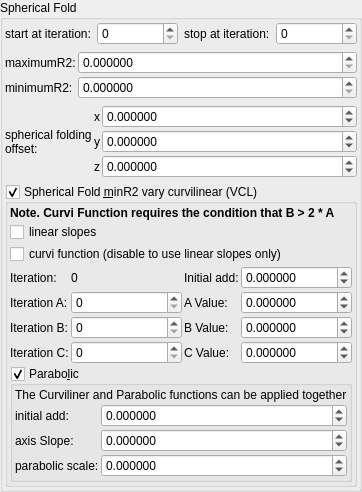
    <widget class="QGroupBox" name="groupBox_2">
     <property name="title">
      <string>Spherical Fold</string>
     </property>
     <layout class="QVBoxLayout" name="verticalLayout_5">
      <property name="leftMargin">
       <number>2</number>
      </property>
      <property name="topMargin">
       <number>2</number>
      </property>
      <property name="rightMargin">
       <number>2</number>
      </property>
      <property name="bottomMargin">
       <number>2</number>
      </property>
      <item>
       <layout class="QHBoxLayout" name="horizontalLayout_29" stretch="0,1,0,1">
        <item>
         <widget class="QLabel" name="label_123">
          <property name="text">
           <string>start at iteration:</string>
          </property>
         </widget>
        </item>
        <item>
         <widget class="MySpinBox" name="spinboxInt_transf_start_iterations_S">
          <property name="sizePolicy">
           <sizepolicy hsizetype="Minimum" vsizetype="Maximum">
            <horstretch>0</horstretch>
            <verstretch>0</verstretch>
           </sizepolicy>
          </property>
          <property name="minimum">
           <number>0</number>
          </property>
          <property name="maximum">
           <number>999</number>
          </property>
          <property name="value">
           <number>0</number>
          </property>
         </widget>
        </item>
        <item>
         <widget class="QLabel" name="label_82">
          <property name="text">
           <string>stop at iteration:</string>
          </property>
         </widget>
        </item>
        <item>
         <widget class="MySpinBox" name="spinboxInt_transf_stop_iterations_S">
          <property name="sizePolicy">
           <sizepolicy hsizetype="Preferred" vsizetype="Maximum">
            <horstretch>0</horstretch>
            <verstretch>0</verstretch>
           </sizepolicy>
          </property>
          <property name="maximum">
           <number>999</number>
          </property>
         </widget>
        </item>
       </layout>
      </item>
      <item>
       <layout class="QGridLayout" name="gridLayout_46" columnstretch="0,1">
        <property name="spacing">
         <number>2</number>
        </property>
        <item row="0" column="1">
         <widget class="MyDoubleSpinBox" name="spinbox_transf_maxR2_1">
          <property name="sizePolicy">
           <sizepolicy hsizetype="Minimum" vsizetype="Maximum">
            <horstretch>0</horstretch>
            <verstretch>0</verstretch>
           </sizepolicy>
          </property>
          <property name="prefix">
           <string/>
          </property>
          <property name="suffix">
           <string/>
          </property>
          <property name="decimals">
           <number>6</number>
          </property>
          <property name="minimum">
           <double>0.000000000000000</double>
          </property>
          <property name="maximum">
           <double>99.989999999999995</double>
          </property>
          <property name="singleStep">
           <double>0.100000000000000</double>
          </property>
         </widget>
        </item>
        <item row="1" column="1">
         <widget class="MyDoubleSpinBox" name="spinbox_transf_minR2_p25">
          <property name="sizePolicy">
           <sizepolicy hsizetype="Minimum" vsizetype="Maximum">
            <horstretch>0</horstretch>
            <verstretch>0</verstretch>
           </sizepolicy>
          </property>
          <property name="prefix">
           <string/>
          </property>
          <property name="suffix">
           <string/>
          </property>
          <property name="decimals">
           <number>6</number>
          </property>
          <property name="minimum">
           <double>0.000000000000000</double>
          </property>
          <property name="maximum">
           <double>99.989999999999995</double>
          </property>
          <property name="singleStep">
           <double>0.100000000000000</double>
          </property>
         </widget>
        </item>
        <item row="0" column="0">
         <widget class="QLabel" name="label_22">
          <property name="text">
           <string>maximumR2:</string>
          </property>
         </widget>
        </item>
        <item row="1" column="0">
         <widget class="QLabel" name="label_31">
          <property name="text">
           <string>minimumR2:</string>
          </property>
         </widget>
        </item>
       </layout>
      </item>
      <item>
       <layout class="QGridLayout" name="gridLayout_18" rowstretch="0,0,0" columnstretch="0,0,1">
        <property name="spacing">
         <number>2</number>
        </property>
        <item row="0" column="0" rowspan="3">
         <widget class="QLabel" name="label_266">
          <property name="text">
           <string>spherical folding
offset:</string>
          </property>
         </widget>
        </item>
        <item row="1" column="1">
         <widget class="QLabel" name="label_119">
          <property name="text">
           <string notr="true">y</string>
          </property>
         </widget>
        </item>
        <item row="0" column="1">
         <widget class="QLabel" name="label_120">
          <property name="text">
           <string notr="true">x</string>
          </property>
         </widget>
        </item>
        <item row="2" column="1">
         <widget class="QLabel" name="label_121">
          <property name="text">
           <string notr="true">z</string>
          </property>
         </widget>
        </item>
        <item row="0" column="2">
         <widget class="MyDoubleSpinBox" name="spinbox3_mandelbox_offset_x">
          <property name="sizePolicy">
           <sizepolicy hsizetype="Minimum" vsizetype="Maximum">
            <horstretch>0</horstretch>
            <verstretch>0</verstretch>
           </sizepolicy>
          </property>
          <property name="prefix">
           <string/>
          </property>
          <property name="suffix">
           <string/>
          </property>
          <property name="decimals">
           <number>6</number>
          </property>
          <property name="minimum">
           <double>-100.000000000000000</double>
          </property>
          <property name="maximum">
           <double>100.000000000000000</double>
          </property>
          <property name="singleStep">
           <double>0.100000000000000</double>
          </property>
         </widget>
        </item>
        <item row="1" column="2">
         <widget class="MyDoubleSpinBox" name="spinbox3_mandelbox_offset_y">
          <property name="sizePolicy">
           <sizepolicy hsizetype="Minimum" vsizetype="Maximum">
            <horstretch>0</horstretch>
            <verstretch>0</verstretch>
           </sizepolicy>
          </property>
          <property name="prefix">
           <string/>
          </property>
          <property name="suffix">
           <string/>
          </property>
          <property name="decimals">
           <number>6</number>
          </property>
          <property name="minimum">
           <double>-100.000000000000000</double>
          </property>
          <property name="maximum">
           <double>100.000000000000000</double>
          </property>
          <property name="singleStep">
           <double>0.100000000000000</double>
          </property>
         </widget>
        </item>
        <item row="2" column="2">
         <widget class="MyDoubleSpinBox" name="spinbox3_mandelbox_offset_z">
          <property name="sizePolicy">
           <sizepolicy hsizetype="Minimum" vsizetype="Maximum">
            <horstretch>0</horstretch>
            <verstretch>0</verstretch>
           </sizepolicy>
          </property>
          <property name="prefix">
           <string/>
          </property>
          <property name="suffix">
           <string/>
          </property>
          <property name="decimals">
           <number>6</number>
          </property>
          <property name="minimum">
           <double>-100.000000000000000</double>
          </property>
          <property name="maximum">
           <double>100.000000000000000</double>
          </property>
          <property name="singleStep">
           <double>0.100000000000000</double>
          </property>
         </widget>
        </item>
       </layout>
      </item>
      <item>
       <widget class="MyGroupBox" name="groupCheck_transf_function_enabledy_false">
        <property name="title">
         <string>Spherical Fold &amp;minR2 vary curvilinear (VCL)</string>
        </property>
        <property name="checkable">
         <bool>true</bool>
        </property>
        <layout class="QVBoxLayout" name="verticalLayout_22" stretch="0,0">
         <property name="spacing">
          <number>2</number>
         </property>
         <property name="leftMargin">
          <number>2</number>
         </property>
         <property name="topMargin">
          <number>2</number>
         </property>
         <property name="rightMargin">
          <number>2</number>
         </property>
         <property name="bottomMargin">
          <number>2</number>
         </property>
         <item>
          <layout class="QGridLayout" name="gridLayout_38" columnstretch="0,1,0,1">
           <property name="spacing">
            <number>2</number>
           </property>
           <item row="0" column="0" colspan="4">
            <widget class="QLabel" name="label_103">
             <property name="font">
              <font>
               <weight>75</weight>
               <bold>true</bold>
              </font>
             </property>
             <property name="text">
              <string>Note. Curvi Function requires the condition that B &gt; 2 * A</string>
             </property>
            </widget>
           </item>
           <item row="4" column="1">
            <widget class="MySpinBox" name="spinboxInt_Cpara_iterA">
             <property name="sizePolicy">
              <sizepolicy hsizetype="Minimum" vsizetype="Maximum">
               <horstretch>0</horstretch>
               <verstretch>0</verstretch>
              </sizepolicy>
             </property>
             <property name="maximum">
              <number>999</number>
             </property>
            </widget>
           </item>
           <item row="5" column="0">
            <widget class="QLabel" name="label_176">
             <property name="text">
              <string>Iteration B:</string>
             </property>
            </widget>
           </item>
           <item row="4" column="2">
            <widget class="QLabel" name="label_104">
             <property name="text">
              <string>A Value:</string>
             </property>
            </widget>
           </item>
           <item row="5" column="1">
            <widget class="MySpinBox" name="spinboxInt_Cpara_iterB">
             <property name="sizePolicy">
              <sizepolicy hsizetype="Minimum" vsizetype="Maximum">
               <horstretch>0</horstretch>
               <verstretch>0</verstretch>
              </sizepolicy>
             </property>
             <property name="maximum">
              <number>999</number>
             </property>
            </widget>
           </item>
           <item row="3" column="3">
            <widget class="MyDoubleSpinBox" name="spinbox_Cpara_para00">
             <property name="sizePolicy">
              <sizepolicy hsizetype="Minimum" vsizetype="Maximum">
               <horstretch>0</horstretch>
               <verstretch>0</verstretch>
              </sizepolicy>
             </property>
             <property name="prefix">
              <string/>
             </property>
             <property name="suffix">
              <string/>
             </property>
             <property name="decimals">
              <number>6</number>
             </property>
             <property name="minimum">
              <double>-99.000000000000000</double>
             </property>
             <property name="maximum">
              <double>99.000000000000000</double>
             </property>
             <property name="singleStep">
              <double>0.100000000000000</double>
             </property>
            </widget>
           </item>
           <item row="5" column="2">
            <widget class="QLabel" name="label_105">
             <property name="text">
              <string>B Value:</string>
             </property>
            </widget>
           </item>
           <item row="6" column="1">
            <widget class="MySpinBox" name="spinboxInt_Cpara_iterC">
             <property name="sizePolicy">
              <sizepolicy hsizetype="Minimum" vsizetype="Maximum">
               <horstretch>0</horstretch>
               <verstretch>0</verstretch>
              </sizepolicy>
             </property>
             <property name="maximum">
              <number>999</number>
             </property>
            </widget>
           </item>
           <item row="4" column="3">
            <widget class="MyDoubleSpinBox" name="spinbox_Cpara_paraA">
             <property name="sizePolicy">
              <sizepolicy hsizetype="Minimum" vsizetype="Maximum">
               <horstretch>0</horstretch>
               <verstretch>0</verstretch>
              </sizepolicy>
             </property>
             <property name="prefix">
              <string/>
             </property>
             <property name="suffix">
              <string/>
             </property>
             <property name="decimals">
              <number>6</number>
             </property>
             <property name="minimum">
              <double>-99.000000000000000</double>
             </property>
             <property name="maximum">
              <double>99.000000000000000</double>
             </property>
             <property name="singleStep">
              <double>0.100000000000000</double>
             </property>
            </widget>
           </item>
           <item row="6" column="2">
            <widget class="QLabel" name="label_106">
             <property name="text">
              <string>C Value:</string>
             </property>
            </widget>
           </item>
           <item row="3" column="1">
            <widget class="QLabel" name="label_178">
             <property name="text">
              <string notr="true">0</string>
             </property>
            </widget>
           </item>
           <item row="5" column="3">
            <widget class="MyDoubleSpinBox" name="spinbox_Cpara_paraB">
             <property name="sizePolicy">
              <sizepolicy hsizetype="Minimum" vsizetype="Maximum">
               <horstretch>0</horstretch>
               <verstretch>0</verstretch>
              </sizepolicy>
             </property>
             <property name="prefix">
              <string/>
             </property>
             <property name="suffix">
              <string/>
             </property>
             <property name="decimals">
              <number>6</number>
             </property>
             <property name="minimum">
              <double>-99.000000000000000</double>
             </property>
             <property name="maximum">
              <double>99.000000000000000</double>
             </property>
             <property name="singleStep">
              <double>0.100000000000000</double>
             </property>
            </widget>
           </item>
           <item row="4" column="0">
            <widget class="QLabel" name="label_179">
             <property name="text">
              <string>Iteration A:</string>
             </property>
            </widget>
           </item>
           <item row="6" column="0">
            <widget class="QLabel" name="label_180">
             <property name="text">
              <string>Iteration C:</string>
             </property>
            </widget>
           </item>
           <item row="6" column="3">
            <widget class="MyDoubleSpinBox" name="spinbox_Cpara_paraC">
             <property name="sizePolicy">
              <sizepolicy hsizetype="Minimum" vsizetype="Maximum">
               <horstretch>0</horstretch>
               <verstretch>0</verstretch>
              </sizepolicy>
             </property>
             <property name="prefix">
              <string/>
             </property>
             <property name="suffix">
              <string/>
             </property>
             <property name="decimals">
              <number>6</number>
             </property>
             <property name="minimum">
              <double>-99.000000000000000</double>
             </property>
             <property name="maximum">
              <double>99.000000000000000</double>
             </property>
             <property name="singleStep">
              <double>0.100000000000000</double>
             </property>
            </widget>
           </item>
           <item row="3" column="2">
            <widget class="QLabel" name="label_107">
             <property name="text">
              <string>Initial add:</string>
             </property>
            </widget>
           </item>
           <item row="3" column="0">
            <widget class="QLabel" name="label_181">
             <property name="text">
              <string>Iteration:</string>
             </property>
            </widget>
           </item>
           <item row="2" column="0" colspan="4">
            <widget class="MyCheckBox" name="checkBox_Cpara_enabledCurves">
             <property name="text">
              <string>curvi function (disable to use linear slopes only)</string>
             </property>
            </widget>
           </item>
           <item row="1" column="0" colspan="4">
            <widget class="MyCheckBox" name="checkBox_Cpara_enabledLinear">
             <property name="text">
              <string>linear slopes</string>
             </property>
            </widget>
           </item>
          </layout>
         </item>
         <item>
          <widget class="MyGroupBox" name="groupCheck_Cpara_enabledParab_false">
           <property name="title">
            <string>Parabo&amp;lic</string>
           </property>
           <property name="checkable">
            <bool>true</bool>
           </property>
           <layout class="QVBoxLayout" name="verticalLayout_6">
            <property name="leftMargin">
             <number>2</number>
            </property>
            <property name="topMargin">
             <number>2</number>
            </property>
            <property name="rightMargin">
             <number>2</number>
            </property>
            <property name="bottomMargin">
             <number>2</number>
            </property>
            <item>
             <layout class="QGridLayout" name="gridLayout_39" columnstretch="0,1">
              <property name="spacing">
               <number>2</number>
              </property>
              <item row="2" column="0">
               <widget class="QLabel" name="label_148">
                <property name="text">
                 <string>axis Slope:</string>
                </property>
               </widget>
              </item>
              <item row="3" column="0">
               <widget class="QLabel" name="label_145">
                <property name="text">
                 <string>parabolic scale:</string>
                </property>
               </widget>
              </item>
              <item row="3" column="1">
               <widget class="MyDoubleSpinBox" name="spinbox_Cpara_parab_scale">
                <property name="sizePolicy">
                 <sizepolicy hsizetype="Minimum" vsizetype="Maximum">
                  <horstretch>0</horstretch>
                  <verstretch>0</verstretch>
                 </sizepolicy>
                </property>
                <property name="prefix">
                 <string/>
                </property>
                <property name="suffix">
                 <string/>
                </property>
                <property name="decimals">
                 <number>6</number>
                </property>
                <property name="minimum">
                 <double>-9999.000000000000000</double>
                </property>
                <property name="maximum">
                 <double>9999.000000000000000</double>
                </property>
                <property name="singleStep">
                 <double>0.100000000000000</double>
                </property>
               </widget>
              </item>
              <item row="1" column="1">
               <widget class="MyDoubleSpinBox" name="spinbox_Cpara_parab_offset0">
                <property name="sizePolicy">
                 <sizepolicy hsizetype="Minimum" vsizetype="Maximum">
                  <horstretch>0</horstretch>
                  <verstretch>0</verstretch>
                 </sizepolicy>
                </property>
                <property name="prefix">
                 <string/>
                </property>
                <property name="suffix">
                 <string/>
                </property>
                <property name="decimals">
                 <number>6</number>
                </property>
                <property name="minimum">
                 <double>-99.000000000000000</double>
                </property>
                <property name="maximum">
                 <double>99.000000000000000</double>
                </property>
                <property name="singleStep">
                 <double>0.100000000000000</double>
                </property>
               </widget>
              </item>
              <item row="0" column="0" colspan="2">
               <widget class="QLabel" name="label_147">
                <property name="text">
                 <string>The Curviliner and Parabolic functions can be applied together</string>
                </property>
               </widget>
              </item>
              <item row="2" column="1">
               <widget class="MyDoubleSpinBox" name="spinbox_Cpara_parab_slope">
                <property name="sizePolicy">
                 <sizepolicy hsizetype="Minimum" vsizetype="Maximum">
                  <horstretch>0</horstretch>
                  <verstretch>0</verstretch>
                 </sizepolicy>
                </property>
                <property name="prefix">
                 <string/>
                </property>
                <property name="suffix">
                 <string/>
                </property>
                <property name="decimals">
                 <number>6</number>
                </property>
                <property name="minimum">
                 <double>-99.000000000000000</double>
                </property>
                <property name="maximum">
                 <double>99.000000000000000</double>
                </property>
                <property name="singleStep">
                 <double>0.100000000000000</double>
                </property>
               </widget>
              </item>
              <item row="1" column="0">
               <widget class="QLabel" name="label_109">
                <property name="text">
                 <string>initial add:</string>
                </property>
               </widget>
              </item>
             </layout>
            </item>
           </layout>
          </widget>
         </item>
        </layout>
       </widget>
      </item>
     </layout>
    </widget>
